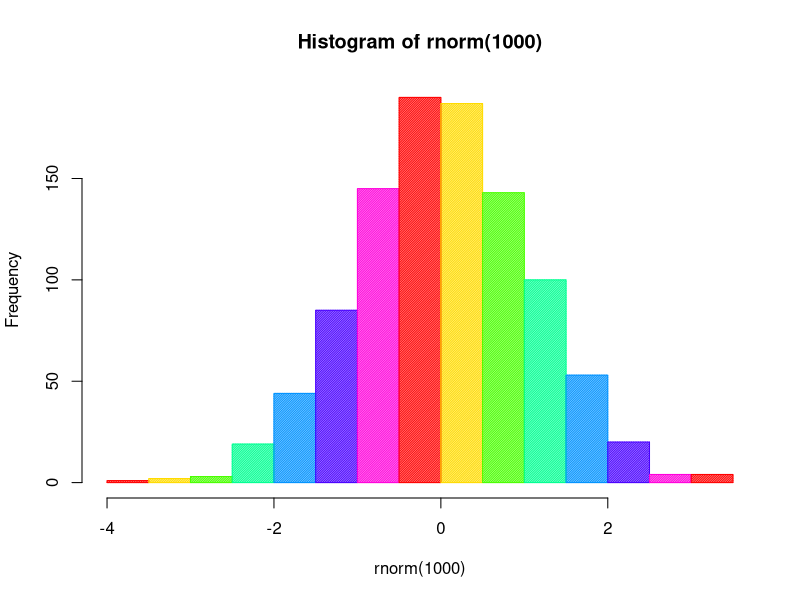

The R source for this figure:
## ---- chunk 1
hist(rnorm(1000), col=rainbow(7), angle=45, density=80)
